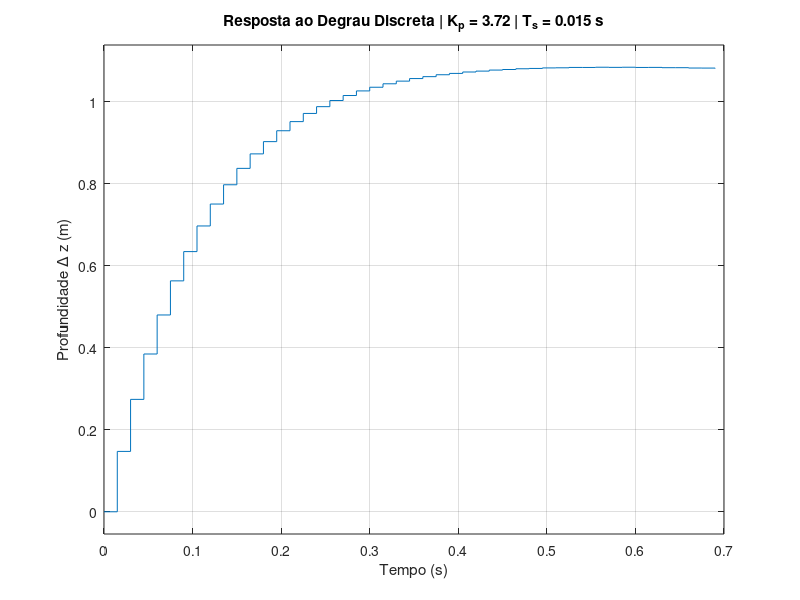

MATLAB code to generate this figure:
% Limpeza do ambiente
clear; close all; clc;

% =====================================================
% 1. PARAMETROS DE ENTRADA
% =====================================================
Ts = 0.015;       % Tempo de amostragem em segundos
Kp = 3.72;     % Ganho Proporcional projetado

% =====================================================
% 2. DEFINICAO DA PLANTA CONTINUA G(s)
% =====================================================
s = tf('s');
G_s = 0.0526 / (s^2 + 0.8842*s);

disp('--------------------------------------------------');
disp(' PLANTA CONTINUA ORIGINAL G(s) ');
disp('--------------------------------------------------');
G_s

% =====================================================
% 3. DISCRETIZACAO DA PLANTA G(z)
% =====================================================
% Discretiza a planta usando Segurador de Ordem Zero (ZOH)
G_z = c2d(G_s, Ts, 'zoh');

disp('--------------------------------------------------');
disp([' PLANTA DISCRETA G(z) COM Ts = ', num2str(Ts), 's ']);
disp('--------------------------------------------------');
G_z

% =====================================================
% 4. FECHAMENTO DA MALHA DIGITAL
% =====================================================

K_p = 328.4945;
K_i =275.9807;
K_d = 184.9145;

C_s = (K_d * s^2 + K_p * s + K_i)/(s);

% Funcao de transferencia de Malha Aberta: L(z) = C(z) * G(z)
C_z = c2d(C_s, Ts, 'tustin');   % Tustin é adequado para controladores PID
L_z = C_z * G_z;

% Funcao de transferencia de Malha Fechada: H(z) = L(z) / (1 + L(z))
% Assumindo realimentacao unitaria (sensor perfeito)
H_z = feedback(L_z, 1);

disp('--------------------------------------------------');
disp([' MALHA FECHADA DISCRETA H(z) COM Kp = ', num2str(Kp)]);
disp('--------------------------------------------------');
H_z

% =====================================================
% 5. PLOTAGEM DA RESPOSTA AO DEGRAU
% =====================================================
figure;
step(H_z); 
grid on;

% Formatacao estetica do grafico para o relatorio
title(['Resposta ao Degrau Discreta | K_p = ', num2str(Kp), ' | T_s = ', num2str(Ts), ' s']);
xlabel('Tempo (s)');
ylabel('Profundidade \Delta z (m)');
